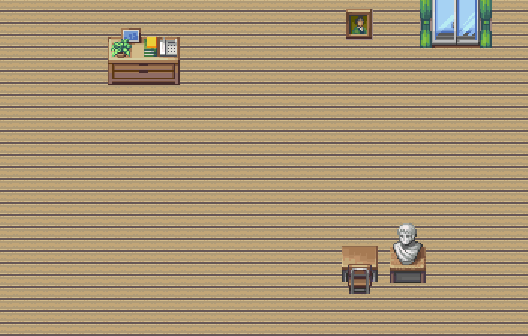

Below is a game level as drawn by its tile map, then a one-line description and the .tmx file that defines it, in full:
An orthogonal 11x7 tile map with 48x48 px tiles, 2 tile layers (Background, Decoration), 12 tilesets and 7 objects.

<map version="1.10" tiledversion="1.12.2" orientation="orthogonal" renderorder="right-down" width="11" height="7" tilewidth="48" tileheight="48" infinite="0" nextlayerid="5" nextobjectid="112">
 <tileset firstgid="1" source="Interiors_free_48x48.tsx" />
 <tileset firstgid="1425" source="Room_Builder_free_48x48.tsx" />
 <tileset firstgid="1816" source="Tileset_48x48_1.tsx" />
 <tileset firstgid="1916" source="Tileset_48x48_2.tsx" />
 <tileset firstgid="2016" source="Tileset_48x48_3.tsx" />
 <tileset firstgid="2116" source="Tileset_48x48_9.tsx" />
 <tileset firstgid="2216" source="Tileset_48x48_16.tsx" />
 <tileset firstgid="2384" source="nt481.tsx" />
 <tileset firstgid="2512" source="nt482.tsx" />
 <tileset firstgid="2640" source="nt483.tsx" />
 <tileset firstgid="2768" source="nt484.tsx" />
 <tileset firstgid="3024" source="nt485.tsx" />
 <layer id="1" name="Background" width="11" height="7">
  <data encoding="csv">
2659,2659,2659,2659,2659,2659,2659,2659,2659,2659,2659,
2659,2659,2659,2659,2659,2659,2659,2659,2659,2659,2659,
2659,2659,2659,2659,2659,2659,2659,2659,2659,2659,2659,
2659,2659,2659,2659,2659,2659,2659,2659,2659,2659,2659,
2659,2659,2659,2659,2659,2659,2659,2659,2659,2659,2659,
2659,2659,2659,2659,2659,2659,2659,2659,2659,2659,2659,
2659,2659,2659,2659,2659,2659,2659,2659,2659,2659,2659
</data>
 </layer>
 <layer id="2" name="Decoration" width="11" height="7">
  <data encoding="csv">
0,0,2913,2914,0,0,0,2775,2787,2788,2789,
0,0,2929,2930,0,0,0,0,0,0,0,
0,0,0,0,0,0,0,0,0,0,0,
0,0,0,0,0,0,0,0,0,0,0,
0,0,0,0,0,0,0,0,3158,0,0,
0,0,0,0,0,0,0,3141,3174,0,0,
0,0,0,0,0,0,0,3157,0,0,0
</data>
 </layer>
 <objectgroup id="3" name="Spawns">
  <properties>
   <property name="desc" value="在此放置玩家和敌人的出生点" />
  </properties>
  <object id="104" x="96" y="144" width="48" height="48" />
  <object id="105" x="144" y="240" width="48" height="48" />
  <object id="106" x="384" y="96" width="48" height="48" />
 </objectgroup>
 <objectgroup id="4" name="Collisions">
  <properties>
   <property name="desc" value="在此绘制碰撞盒" />
  </properties>
  <object id="107" x="336" y="0" width="192" height="48" />
  <object id="108" x="96" y="0" width="96" height="96" />
  <object id="109" x="336" y="240" width="96" height="48" />
  <object id="111" x="384" y="192" width="48" height="48" />
 </objectgroup>
</map>
